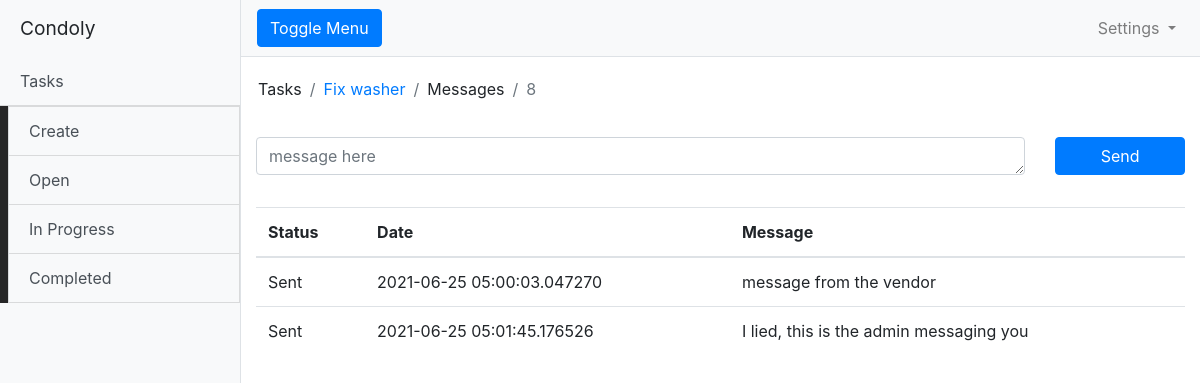
Screenshot of /tasks/3/messages/8 (signed in) with the database file from the repository.
### model.py (models this page shows, shortened)
class Task:
    def __init__(self, name, category, description, due_by, status, user_id, org_id):
        self.name = name
        self.category = category
        self.description = description
        self.due_by = due_by
        self.status = status
        self.user_id = user_id
        self.org_id = org_id
        self.created_at = datetime.datetime.now()
        self.proposals = list()
        self.task_msgs = list()
        self.images = None
        self.vendors_assigned = []
        self.admin_approved = 'false'
        self.accepted_proposal_id = None

class TaskMessage:
    def __init__(self, task_id, sending_user_id, vendor_org_id, sending_org_id, receiving_org_id, content):
        self.task_id = task_id
        self.sending_user_id = sending_user_id
        self.vendor_org_id = vendor_org_id
        self.sending_org_id = sending_org_id
        self.receiving_org_id = receiving_org_id
        self.content = content

### app.py (the view)
@app.route('/tasks/<int:task_id>/messages/<int:vendor_id>', methods=['GET'])
def conversations(task_id, vendor_id):
    session = get_session()
    task = session.query(model.Task).filter_by(id=task_id).one()
    messages = session.query(model.TaskMessage).filter(and_(model.TaskMessage.task_id==task_id,model.TaskMessage.vendor_org_id==vendor_id)).all()
    return render_template('conversation.html',
                            messages=messages,
                            task_id=task_id,
                            vendor_id=vendor_id,
                            this_org=flask_session["org_id"],
                            user_type=flask_session["user_type"],
                            hoa_id=task.org_id,
                            task_name=task.name)

### app.py (called while the page is built)
@login_manager.user_loader
def load_user(user_id):
    if user_id is not None:
        session = get_session()
        return session.query(model.User).filter_by(id=user_id).one()
    return None

### templates/conversation.html (shortened to what this page needs)
{% extends "base.html" %}
{% block content %}
        <div class="row">
           <nav class="row">
            <nav class="navbar">
              <ol class="breadcrumb bg-white">
                 <li class="breadcrumb-item">Tasks</li>
		 <li class="breadcrumb-item"><a href="{{ url_for('view_task', id=task_id)  }}">{{ task_name  }}</a></li>
                 <li class="breadcrumb-item">Messages</li>
                 <li class="breadcrumb-item active" aria-current="page">{{ vendor_id  }}</li>
              </ol>
            </nav>
           </nav>
        </div>
	<form id="add-message-form" action="{{ url_for('add_task_message', task_id=task_id)  }}" method="post">
	  <div class="form-group row">
	    <div class="col-sm-10">
            <textarea class="form-control" id="content" name="content" rows=1 placeholder="message here"></textarea>
          </div>
          <div class="col-sm-2">
            <button type="submit" class="btn btn-primary btn-block">Send</button>
          </div>
        </div>
        </form>
        <table class="table">
          <thead>
            <tr>
              <th scope="col">Status</th>
              <th scope="col">Date</th>
              <th scope="col">Message</th>
            </tr>
          </thead>
          <tbody>
	  {% for message in messages %}
            <tr>
	      <td>{% if message.sending_org_id == this_org  %} Sent {% else %} Received {% endif %}</td>
	      <td>{{ message.created_at  }}</td>
	      <td>{{ message.content  }}</td>
            </tr>
	  {% endfor  %}
          </tbody>
          </table>
	  {% endblock %}

### rows the page displays
Task: name "Fix washer"
TaskMessage: sending_org_id "Sent", created_at "2021-06-25 05:00:03.047270", content "message from the vendor"
TaskMessage: sending_org_id "Sent", created_at "2021-06-25 05:01:45.176526", content "I lied, this is the admin messaging you"

### other values shown
{{ vendor_id }} "8"
